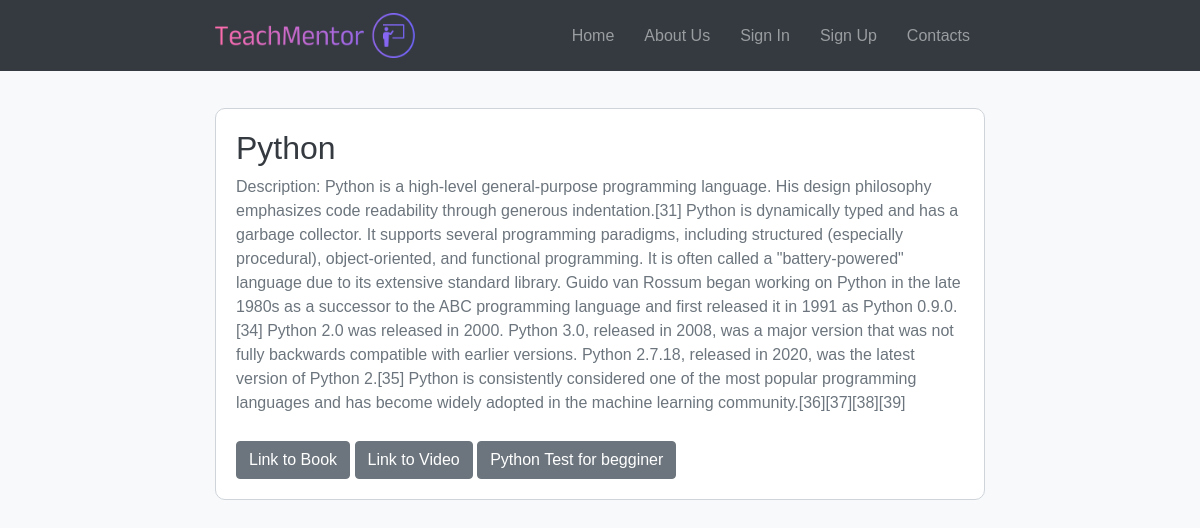
Screenshot of /course_details/1/ with the database file from the repository.
### teachmentor_app/models.py (models this page shows, shortened)
class Course(models.Model):
    course_name = models.CharField(max_length=30, blank=False)
    description = models.TextField()
    likes = models.IntegerField(default=0)
    book_link = models.URLField(blank=True)
    video_link = models.URLField(blank=True)

class Test(models.Model):
    course = models.ForeignKey(Course, on_delete=models.CASCADE)
    title = models.CharField(max_length=60, blank=False)

### teachmentor_app/views.py (the view)
# urls.py: path('course_details/<int:course_id>/', course_details, name='course_details'),
def course_details(request, course_id):
    course = get_object_or_404(Course, pk=course_id)
    test = Test.objects.filter(course=course).first()  # Получаем тест для данного курса
    return render(request, 'course_details.html', {'course': course, 'test': test})

### templates/course_details.html (shortened to what this page needs)
{% load static %}
<!DOCTYPE html>
<html lang="en">
<head>
    <link rel="stylesheet" href="https://stackpath.bootstrapcdn.com/bootstrap/4.5.2/css/bootstrap.min.css">
    <link rel="stylesheet" href="https://cdnjs.cloudflare.com/ajax/libs/font-awesome/5.15.4/css/all.min.css">
</head>
<body>
<nav class="navbar navbar-expand-lg navbar-dark fixed-top">
    <div class="container">
        <a class="navbar-brand" href="/"><img src="{% static 'img/image.png' %}" width="200" height="45" alt="TechMentor"></a>
        <div class="collapse navbar-collapse" id="navbarSupportedContent">
            <ul class="navbar-nav ml-auto">
                <li class="nav-item">
                    <a class="nav-link" href="/">Home</a>
                </li>
                <li class="nav-item">
                    <a class="nav-link" href="{% url 'about' %}">About Us</a>
                </li>
                {% if user.is_authenticated %}
                         <li class="nav-item">
                        <a class="nav-link" href="{% url 'user_profile' %}">Profile</a>
                    </li>
                {% else %}
                    <li class="nav-item">
                        <a class="nav-link" href="{% url 'login' %}">Sign In</a>
                    </li>
                    <li class="nav-item">
                        <a class="nav-link" href="{% url 'register' %}">Sign Up</a>
                    </li>
                {% endif %}
                <li class="nav-item">
                    <a class="nav-link" href="{% url 'feedback' %}?name-feedback">Contacts</a>
                </li>
            </ul>
        </div>
    </div>
</nav>
<div class="container mt-5">
    <div class="course-details">
        <h2>{{ course.course_name }}</h2>
        <p>Description: {{ course.description }}</p>
        <a href="{{ course.book_link }}" class="btn btn-secondary" target="_blank">Link to Book</a>
        <a href="{{ course.video_link }}" class="btn btn-secondary" target="_blank">Link to Video</a>
        {%if test%}
        <a href="{% url 'test' test_id=test.id %}"  class="btn btn-secondary" target="_blank">{{ test.title }}</a>
        {%endif%}
    </div>
</div>
</body>
</html>

### templates/course_details.html (style rules this page uses)
body { background-color: #f8f9fa; font-family: Arial, sans-serif; padding-top: 60px; }
.container { max-width: 800px; }
.course-details { margin-top: 30px; padding: 20px; border: 1px solid #ced4da; border-radius: 10px; background-color: #fff; }
.course-details h2 { color: #343a40; }
.course-details p { color: #6c757d; }
.course-details a.btn { margin-top: 10px; }
.navbar { background-color: #343a40; }
.navbar-brand { color: #fff; font-size: 24px; }
.navbar-nav .nav-link { color: #fff; }
.navbar-dark .navbar-nav .nav-link { padding: 10px 15px; transition: all 0.3s ease; }

### rows the page displays
Course: course_name "Python", description "Python is a high-level general-purpose programming language. His design philosophy emphasizes code readability through generous indentation.[31] Python is dynamically typed and has a garbage collector. It supports several programming paradigms, including structured (especially procedural), object-oriented, and functional programming. It is often called a \"battery-powered\" language due to its extensive standard library. Guido van Rossum began working on Python in the late 1980s as a successor to the ABC programming language and first released it in 1991 as Python 0.9.0.[34] Python 2.0 was released in 2000. Python 3.0, released in 2008, was a major version that was not fully backwards…"
Test: title "Python Test for begginer"
